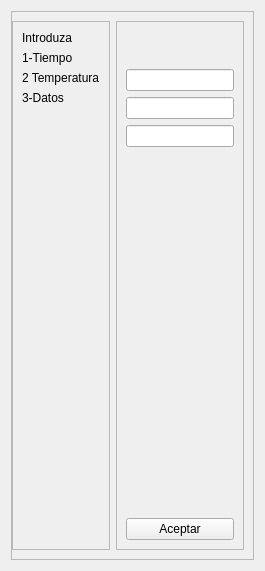
               <widget class="QWidget" name="page_rutina2">
                <property name="enabled">
                 <bool>true</bool>
                </property>
                <property name="maximumSize">
                 <size>
                  <width>16777215</width>
                  <height>16777215</height>
                 </size>
                </property>
                <layout class="QVBoxLayout" name="verticalLayout_10">
                 <item>
                  <widget class="QFrame" name="frame_15">
                   <property name="frameShape">
                    <enum>QFrame::StyledPanel</enum>
                   </property>
                   <property name="frameShadow">
                    <enum>QFrame::Raised</enum>
                   </property>
                   <layout class="QHBoxLayout" name="horizontalLayout_8">
                    <property name="leftMargin">
                     <number>0</number>
                    </property>
                    <item>
                     <widget class="QFrame" name="frame_17">
                      <property name="frameShape">
                       <enum>QFrame::StyledPanel</enum>
                      </property>
                      <property name="frameShadow">
                       <enum>QFrame::Raised</enum>
                      </property>
                      <layout class="QVBoxLayout" name="verticalLayout_23">
                       <item>
                        <widget class="QLabel" name="label_5">
                         <property name="text">
                          <string>Introduza</string>
                         </property>
                        </widget>
                       </item>
                       <item>
                        <widget class="QLabel" name="label_22">
                         <property name="text">
                          <string>1-Tiempo</string>
                         </property>
                        </widget>
                       </item>
                       <item>
                        <widget class="QLabel" name="label_38">
                         <property name="text">
                          <string>2 Temperatura</string>
                         </property>
                        </widget>
                       </item>
                       <item>
                        <widget class="QLabel" name="label_39">
                         <property name="text">
                          <string>3-Datos</string>
                         </property>
                        </widget>
                       </item>
                       <item>
                        <spacer name="verticalSpacer_7">
                         <property name="orientation">
                          <enum>Qt::Vertical</enum>
                         </property>
                         <property name="sizeHint" stdset="0">
                          <size>
                           <width>20</width>
                           <height>40</height>
                          </size>
                         </property>
                        </spacer>
                       </item>
                      </layout>
                     </widget>
                    </item>
                    <item>
                     <widget class="QFrame" name="frame_16">
                      <property name="frameShape">
                       <enum>QFrame::StyledPanel</enum>
                      </property>
                      <property name="frameShadow">
                       <enum>QFrame::Raised</enum>
                      </property>
                      <layout class="QVBoxLayout" name="verticalLayout_36">
                       <item>
                        <spacer name="verticalSpacer_9">
                         <property name="orientation">
                          <enum>Qt::Vertical</enum>
                         </property>
                         <property name="sizeType">
                          <enum>QSizePolicy::Fixed</enum>
                         </property>
                         <property name="sizeHint" stdset="0">
                          <size>
                           <width>20</width>
                           <height>38</height>
                          </size>
                         </property>
                        </spacer>
                       </item>
                       <item>
                        <widget class="QLineEdit" name="verticalt"/>
                       </item>
                       <item>
                        <widget class="QLineEdit" name="temprutina_2"/>
                       </item>
                       <item>
                        <widget class="QLineEdit" name="lineEdit_27"/>
                       </item>
                       <item>
                        <spacer name="verticalSpacer_8">
                         <property name="orientation">
                          <enum>Qt::Vertical</enum>
                         </property>
                         <property name="sizeHint" stdset="0">
                          <size>
                           <width>20</width>
                           <height>365</height>
                          </size>
                         </property>
                        </spacer>
                       </item>
                       <item>
                        <widget class="QPushButton" name="bt_aceptar_r2">
                         <property name="text">
                          <string>Aceptar</string>
                         </property>
                        </widget>
                       </item>
                      </layout>
                     </widget>
                    </item>
                   </layout>
                  </widget>
                 </item>
                </layout>
               </widget>
